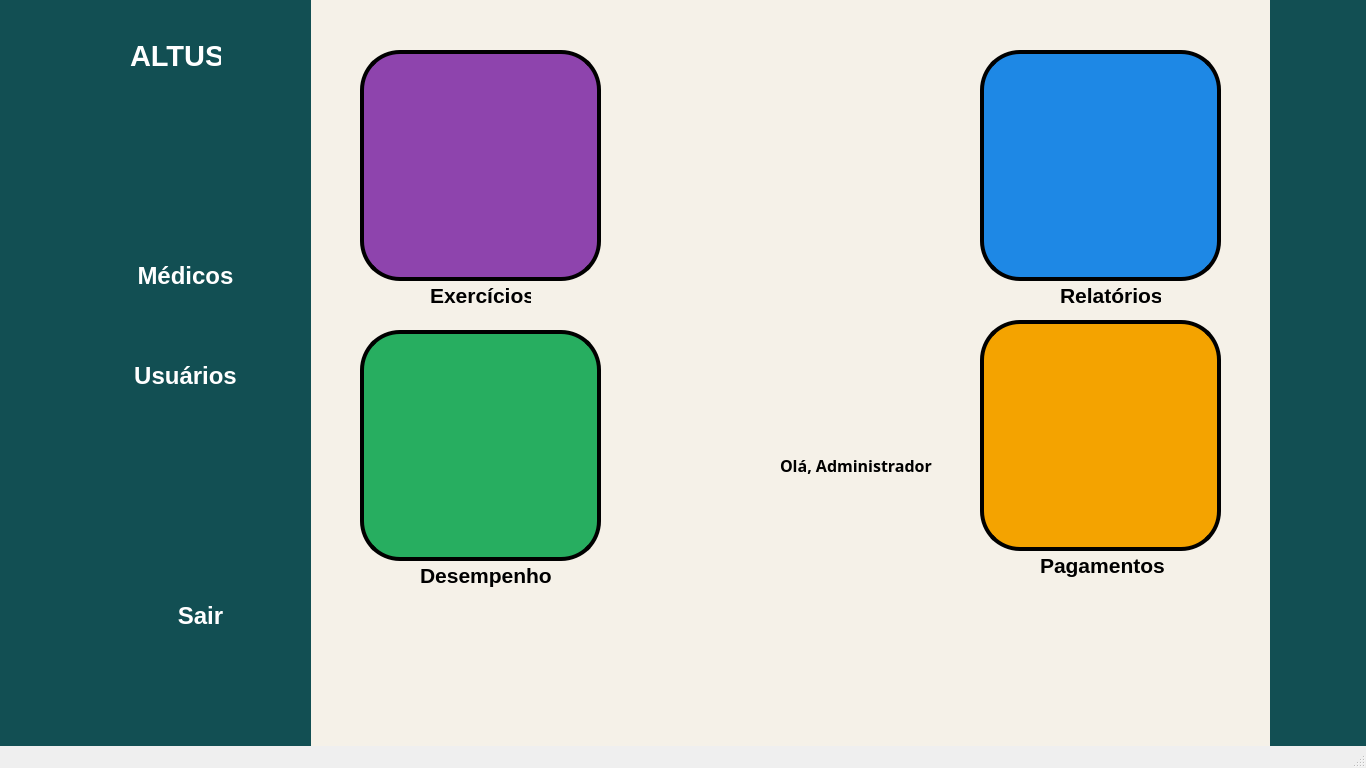
<?xml version="1.0" encoding="UTF-8"?>
<ui version="4.0">
 <class>MainWindow</class>
 <widget class="QMainWindow" name="MainWindow">
  <property name="geometry">
   <rect>
    <x>0</x>
    <y>0</y>
    <width>1366</width>
    <height>768</height>
   </rect>
  </property>
  <property name="minimumSize">
   <size>
    <width>1366</width>
    <height>768</height>
   </size>
  </property>
  <property name="maximumSize">
   <size>
    <width>1366</width>
    <height>768</height>
   </size>
  </property>
  <property name="windowTitle">
   <string>MainWindow</string>
  </property>
  <widget class="QWidget" name="centralwidget">
   <widget class="QLabel" name="label_12">
    <property name="geometry">
     <rect>
      <x>430</x>
      <y>260</y>
      <width>101</width>
      <height>71</height>
     </rect>
    </property>
    <property name="font">
     <font>
      <family>Nirmala UI</family>
      <pointsize>16</pointsize>
      <weight>75</weight>
      <bold>true</bold>
     </font>
    </property>
    <property name="styleSheet">
     <string notr="true"/>
    </property>
    <property name="text">
     <string>Exercícios</string>
    </property>
   </widget>
   <widget class="QLabel" name="label_13">
    <property name="geometry">
     <rect>
      <x>420</x>
      <y>540</y>
      <width>151</width>
      <height>71</height>
     </rect>
    </property>
    <property name="font">
     <font>
      <family>Nirmala UI</family>
      <pointsize>16</pointsize>
      <weight>75</weight>
      <bold>true</bold>
     </font>
    </property>
    <property name="styleSheet">
     <string notr="true"/>
    </property>
    <property name="text">
     <string>Desempenho</string>
    </property>
   </widget>
   <widget class="QLabel" name="label_14">
    <property name="geometry">
     <rect>
      <x>1060</x>
      <y>260</y>
      <width>101</width>
      <height>71</height>
     </rect>
    </property>
    <property name="font">
     <font>
      <family>Nirmala UI</family>
      <pointsize>16</pointsize>
      <weight>75</weight>
      <bold>true</bold>
     </font>
    </property>
    <property name="styleSheet">
     <string notr="true"/>
    </property>
    <property name="text">
     <string>Relatórios</string>
    </property>
   </widget>
   <widget class="QPushButton" name="btn_medicos">
    <property name="geometry">
     <rect>
      <x>90</x>
      <y>240</y>
      <width>191</width>
      <height>71</height>
     </rect>
    </property>
    <property name="font">
     <font>
      <pointsize>-1</pointsize>
      <weight>75</weight>
      <bold>true</bold>
     </font>
    </property>
    <property name="styleSheet">
     <string notr="true">QPushButton {
    background-color: #124F53;
    color: white;
    border: none;
    border-radius: 15px;
    padding: 15px 40px;
    font-weight: bold;
    font-size: 24px;
}

QPushButton:hover {
    background-color: #2C6A70;
}

QPushButton:pressed {
    background-color: #b71c1c;
}
</string>
    </property>
    <property name="text">
     <string>Médicos</string>
    </property>
   </widget>
   <widget class="QPushButton" name="btn_medicos2">
    <property name="geometry">
     <rect>
      <x>0</x>
      <y>240</y>
      <width>81</width>
      <height>71</height>
     </rect>
    </property>
    <property name="styleSheet">
     <string notr="true">QPushButton {
    background-color: transparent;
    border: none;
    color: white;
    font: bold 14px 'Segoe UI';
    text-align: left;
    padding: 10px;
}
QPushButton:hover {
    color: #cce7f0;
}</string>
    </property>
    <property name="text">
     <string/>
    </property>
    <property name="icon">
     <iconset>
      <normaloff>icones/medico (1).png</normaloff>icones/medico (1).png</iconset>
    </property>
    <property name="iconSize">
     <size>
      <width>64</width>
      <height>64</height>
     </size>
    </property>
    <property name="autoRepeatInterval">
     <number>98</number>
    </property>
   </widget>
   <widget class="QLabel" name="label">
    <property name="geometry">
     <rect>
      <x>0</x>
      <y>0</y>
      <width>311</width>
      <height>781</height>
     </rect>
    </property>
    <property name="styleSheet">
     <string notr="true">background-color: #124F53
 ;</string>
    </property>
    <property name="text">
     <string/>
    </property>
   </widget>
   <widget class="QPushButton" name="btn_voltar">
    <property name="geometry">
     <rect>
      <x>20</x>
      <y>580</y>
      <width>81</width>
      <height>71</height>
     </rect>
    </property>
    <property name="styleSheet">
     <string notr="true">QPushButton {
    background-color: transparent;
    border: none;
    color: white;
    font: bold 14px 'Segoe UI';
    text-align: left;
    padding: 10px;
}
QPushButton:hover {
    color: #cce7f0;
}</string>
    </property>
    <property name="text">
     <string/>
    </property>
    <property name="icon">
     <iconset>
      <normaloff>icones/voltar.png</normaloff>icones/voltar.png</iconset>
    </property>
    <property name="iconSize">
     <size>
      <width>64</width>
      <height>64</height>
     </size>
    </property>
    <property name="checkable">
     <bool>false</bool>
    </property>
   </widget>
   <widget class="QPushButton" name="btn_sair">
    <property name="geometry">
     <rect>
      <x>130</x>
      <y>580</y>
      <width>141</width>
      <height>71</height>
     </rect>
    </property>
    <property name="font">
     <font>
      <pointsize>-1</pointsize>
      <weight>75</weight>
      <bold>true</bold>
     </font>
    </property>
    <property name="styleSheet">
     <string notr="true">QPushButton#btn_sair {
    background-color: #124F53;
    color: white;
    border: none;
    border-radius: 15px;
    padding: 15px 40px;
    font-weight: bold;
    font-size: 24px;
}

QPushButton#btn_sair:hover {
    background-color: #2C6A70;
}

QPushButton#btn_sair:pressed {
    background-color: #b71c1c;
}
</string>
    </property>
    <property name="text">
     <string>Sair</string>
    </property>
   </widget>
   <widget class="QLabel" name="label_2">
    <property name="geometry">
     <rect>
      <x>-20</x>
      <y>-10</y>
      <width>171</width>
      <height>181</height>
     </rect>
    </property>
    <property name="text">
     <string/>
    </property>
    <property name="pixmap">
     <pixmap>icones/altus logo.png</pixmap>
    </property>
    <property name="scaledContents">
     <bool>true</bool>
    </property>
   </widget>
   <widget class="QPushButton" name="btn_usuarios2">
    <property name="geometry">
     <rect>
      <x>0</x>
      <y>340</y>
      <width>71</width>
      <height>71</height>
     </rect>
    </property>
    <property name="styleSheet">
     <string notr="true">QPushButton {
    background-color: transparent;
    border: none;
    color: white;
    font: bold 14px 'Segoe UI';
    text-align: left;
    padding: 10px;
}
QPushButton:hover {
    color: #cce7f0;
}</string>
    </property>
    <property name="text">
     <string/>
    </property>
    <property name="icon">
     <iconset>
      <normaloff>icones/perfil-de-usuario (1).png</normaloff>icones/perfil-de-usuario (1).png</iconset>
    </property>
    <property name="iconSize">
     <size>
      <width>64</width>
      <height>64</height>
     </size>
    </property>
   </widget>
   <widget class="QLabel" name="lbl_altus">
    <property name="geometry">
     <rect>
      <x>130</x>
      <y>20</y>
      <width>91</width>
      <height>71</height>
     </rect>
    </property>
    <property name="font">
     <font>
      <family>Nirmala UI</family>
      <pointsize>22</pointsize>
      <weight>75</weight>
      <bold>true</bold>
     </font>
    </property>
    <property name="styleSheet">
     <string notr="true">color:white
;</string>
    </property>
    <property name="text">
     <string>ALTUS</string>
    </property>
   </widget>
   <widget class="QPushButton" name="btn_usuarios">
    <property name="geometry">
     <rect>
      <x>90</x>
      <y>340</y>
      <width>191</width>
      <height>71</height>
     </rect>
    </property>
    <property name="font">
     <font>
      <pointsize>-1</pointsize>
      <weight>75</weight>
      <bold>true</bold>
     </font>
    </property>
    <property name="styleSheet">
     <string notr="true">QPushButton {
    background-color: #124F53;
    color: white;
    border: none;
    border-radius: 15px;
    padding: 15px 40px;
    font-weight: bold;
    font-size: 24px;
}

QPushButton:hover {
    background-color: #2C6A70;
}

QPushButton:pressed {
    background-color: #b71c1c;
}
</string>
    </property>
    <property name="text">
     <string>Usuários</string>
    </property>
   </widget>
   <widget class="QLabel" name="label_7">
    <property name="geometry">
     <rect>
      <x>760</x>
      <y>380</y>
      <width>181</width>
      <height>201</height>
     </rect>
    </property>
    <property name="text">
     <string/>
    </property>
    <property name="pixmap">
     <pixmap>icones/balao.png</pixmap>
    </property>
    <property name="scaledContents">
     <bool>true</bool>
    </property>
   </widget>
   <widget class="QLabel" name="label_15">
    <property name="geometry">
     <rect>
      <x>780</x>
      <y>450</y>
      <width>161</width>
      <height>31</height>
     </rect>
    </property>
    <property name="font">
     <font>
      <family>Segoe UI Variable Text Semibold</family>
      <pointsize>12</pointsize>
      <weight>75</weight>
      <bold>true</bold>
     </font>
    </property>
    <property name="text">
     <string>Olá, Administrador</string>
    </property>
    <property name="scaledContents">
     <bool>false</bool>
    </property>
   </widget>
   <widget class="QLabel" name="label_6">
    <property name="geometry">
     <rect>
      <x>590</x>
      <y>450</y>
      <width>281</width>
      <height>291</height>
     </rect>
    </property>
    <property name="text">
     <string/>
    </property>
    <property name="pixmap">
     <pixmap>icones/Ilustração_Sem_Título.PNG</pixmap>
    </property>
    <property name="scaledContents">
     <bool>true</bool>
    </property>
   </widget>
   <widget class="QPushButton" name="btn_exercicios">
    <property name="geometry">
     <rect>
      <x>360</x>
      <y>50</y>
      <width>241</width>
      <height>231</height>
     </rect>
    </property>
    <property name="styleSheet">
     <string notr="true">QPushButton {
    background-color: #8E44AD;
    border: 4px solid black;
    border-radius: 40px;
}
</string>
    </property>
    <property name="text">
     <string/>
    </property>
    <property name="icon">
     <iconset>
      <normaloff>icones/avaliacao.png</normaloff>icones/avaliacao.png</iconset>
    </property>
    <property name="iconSize">
     <size>
      <width>150</width>
      <height>150</height>
     </size>
    </property>
   </widget>
   <widget class="QPushButton" name="btn_progresso">
    <property name="geometry">
     <rect>
      <x>360</x>
      <y>330</y>
      <width>241</width>
      <height>231</height>
     </rect>
    </property>
    <property name="styleSheet">
     <string notr="true">QPushButton {
    background-color: #27AE60;
    border: 4px solid black;
    border-radius: 40px;
}
</string>
    </property>
    <property name="text">
     <string/>
    </property>
    <property name="icon">
     <iconset>
      <normaloff>icones/growth.png</normaloff>icones/growth.png</iconset>
    </property>
    <property name="iconSize">
     <size>
      <width>150</width>
      <height>150</height>
     </size>
    </property>
   </widget>
   <widget class="QPushButton" name="btn_relatorios">
    <property name="geometry">
     <rect>
      <x>980</x>
      <y>50</y>
      <width>241</width>
      <height>231</height>
     </rect>
    </property>
    <property name="styleSheet">
     <string notr="true">QPushButton {
    background-color: #1E88E5;
    border: 4px solid black;
    border-radius: 40px;
}
</string>
    </property>
    <property name="text">
     <string/>
    </property>
    <property name="icon">
     <iconset>
      <normaloff>icones/report.png</normaloff>icones/report.png</iconset>
    </property>
    <property name="iconSize">
     <size>
      <width>150</width>
      <height>150</height>
     </size>
    </property>
   </widget>
   <widget class="QLabel" name="label_3">
    <property name="geometry">
     <rect>
      <x>1270</x>
      <y>-10</y>
      <width>301</width>
      <height>781</height>
     </rect>
    </property>
    <property name="styleSheet">
     <string notr="true">background-color: #124F53
 ;</string>
    </property>
    <property name="text">
     <string/>
    </property>
   </widget>
   <widget class="QPushButton" name="btn_pagamentos">
    <property name="geometry">
     <rect>
      <x>980</x>
      <y>320</y>
      <width>241</width>
      <height>231</height>
     </rect>
    </property>
    <property name="styleSheet">
     <string notr="true">QPushButton {
    background-color: #F4A300;
    border: 4px solid black;
    border-radius: 40px;
}
</string>
    </property>
    <property name="text">
     <string/>
    </property>
    <property name="icon">
     <iconset>
      <normaloff>icones/forma-de-pagamento.png</normaloff>icones/forma-de-pagamento.png</iconset>
    </property>
    <property name="iconSize">
     <size>
      <width>150</width>
      <height>150</height>
     </size>
    </property>
   </widget>
   <widget class="QLabel" name="label_16">
    <property name="geometry">
     <rect>
      <x>1040</x>
      <y>530</y>
      <width>151</width>
      <height>71</height>
     </rect>
    </property>
    <property name="font">
     <font>
      <family>Nirmala UI</family>
      <pointsize>16</pointsize>
      <weight>75</weight>
      <bold>true</bold>
     </font>
    </property>
    <property name="styleSheet">
     <string notr="true"/>
    </property>
    <property name="text">
     <string>Pagamentos</string>
    </property>
   </widget>
   <widget class="QLabel" name="label_23">
    <property name="geometry">
     <rect>
      <x>130</x>
      <y>-50</y>
      <width>1731</width>
      <height>901</height>
     </rect>
    </property>
    <property name="styleSheet">
     <string notr="true">background-color: #f5f1e8 ;</string>
    </property>
    <property name="text">
     <string/>
    </property>
   </widget>
   <zorder>label_23</zorder>
   <zorder>label</zorder>
   <zorder>label_12</zorder>
   <zorder>label_13</zorder>
   <zorder>label_14</zorder>
   <zorder>btn_medicos</zorder>
   <zorder>btn_medicos2</zorder>
   <zorder>btn_voltar</zorder>
   <zorder>btn_sair</zorder>
   <zorder>label_2</zorder>
   <zorder>btn_usuarios2</zorder>
   <zorder>lbl_altus</zorder>
   <zorder>btn_usuarios</zorder>
   <zorder>label_6</zorder>
   <zorder>btn_exercicios</zorder>
   <zorder>btn_progresso</zorder>
   <zorder>btn_relatorios</zorder>
   <zorder>label_3</zorder>
   <zorder>btn_pagamentos</zorder>
   <zorder>label_7</zorder>
   <zorder>label_15</zorder>
   <zorder>label_16</zorder>
  </widget>
  <widget class="QStatusBar" name="statusbar"/>
 </widget>
 <resources/>
 <connections/>
</ui>
